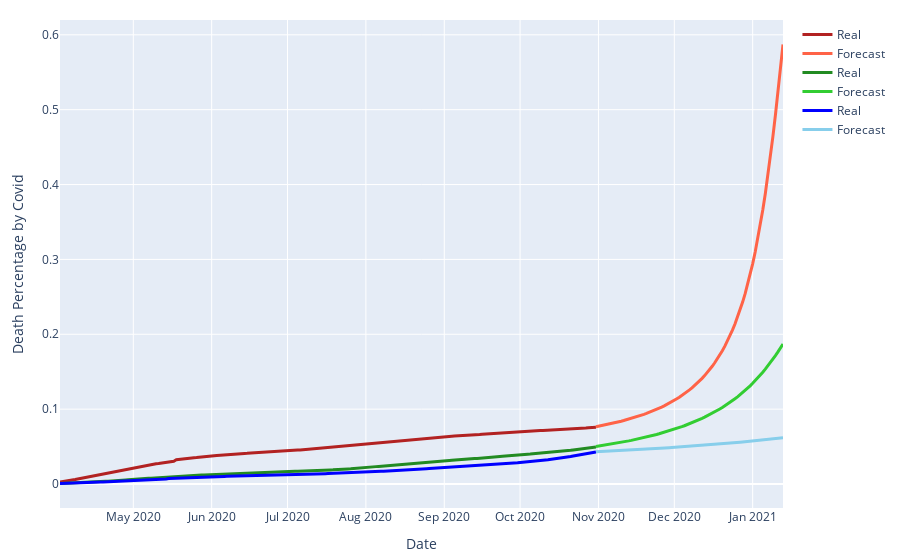

Here is the notebook cell this chart was saved with:
### Code cell
### Plotting the 3 Forecasting models to predict Covid Deaths


yreal = go.Scatter(
  x = forecast1['date'],
  y = forecast1['death_percent'],
  mode = 'lines',
  marker = {
    'color': 'firebrick'
  },
  line = {
    'width': 3
  },
  name = 'Real',
)

yhat = go.Scatter(
  x = forecast2['date'],
  y = forecast2['death_percent'],
  mode = 'lines',
  marker = {
    'color': 'tomato'
  },
  line = {
    'width': 3
  },
  name = 'Forecast',
)

yreal2 = go.Scatter(
  x = forecast3['date'],
  y = forecast3['death_percent'],
  mode = 'lines',
  marker = {
    'color': 'forestgreen'
  },
  line = {
    'width': 3
  },
  name = 'Real',
)

yhat2 = go.Scatter(
  x = forecast4['date'],
  y = forecast4['death_percent'],
  mode = 'lines',
  marker = {
    'color': 'limegreen'
  },
  line = {
    'width': 3
  },
  name = 'Forecast',
)

yreal3 = go.Scatter(
  x = forecast5['date'],
  y = forecast5['death_percent'],
  mode = 'lines',
  marker = {
    'color': 'blue'
  },
  line = {
    'width': 3
  },
  name = 'Real',
)

yhat3 = go.Scatter(
  x = forecast6['date'],
  y = forecast6['death_percent'],
  mode = 'lines',
  marker = {
    'color': 'skyblue'
  },
  line = {
    'width': 3
  },
  name = 'Forecast',
)


layout = go.Layout(
  yaxis = {
    'title': 'Death Percentage by Covid'
  },
  hovermode = 'x',
  xaxis = {
    'title': 'Date'
  },
  margin = {
    't': 20,
    'b': 50,
    'l': 60,
    'r': 10
  },
  legend = {
    'bgcolor': 'rgba(0,0,0,0)'
  }
)
data = [yreal,yhat,yreal2,yhat2,yreal3,yhat3]

fig = go.Figure(data=data, layout=layout)
fig.show()
